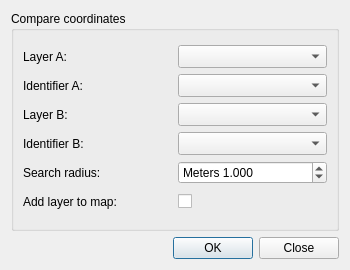
<?xml version="1.0" encoding="UTF-8"?>
<ui version="4.0">
 <class>CompareCoordsByLocation</class>
 <widget class="QDialog" name="CompareCoordsByLocation">
  <property name="geometry">
   <rect>
    <x>0</x>
    <y>0</y>
    <width>350</width>
    <height>270</height>
   </rect>
  </property>
  <property name="windowTitle">
   <string>Compare coordinates by location</string>
  </property>
  <layout class="QGridLayout" name="gridLayout_3">
   <item row="0" column="0">
    <widget class="QGroupBox" name="groupBox">
     <property name="title">
      <string>Compare coordinates </string>
     </property>
     <layout class="QGridLayout" name="gridLayout_2">
      <item row="0" column="0">
       <layout class="QGridLayout" name="gridLayout">
        <item row="0" column="1">
         <widget class="QComboBox" name="cbLayerA">
          <property name="minimumSize">
           <size>
            <width>0</width>
            <height>23</height>
           </size>
          </property>
         </widget>
        </item>
        <item row="0" column="0">
         <widget class="QLabel" name="label">
          <property name="minimumSize">
           <size>
            <width>0</width>
            <height>23</height>
           </size>
          </property>
          <property name="text">
           <string>Layer A: </string>
          </property>
         </widget>
        </item>
        <item row="1" column="0">
         <widget class="QLabel" name="label_2">
          <property name="text">
           <string>Identifier A:</string>
          </property>
         </widget>
        </item>
        <item row="1" column="1">
         <widget class="QComboBox" name="cbIdA">
          <property name="minimumSize">
           <size>
            <width>0</width>
            <height>23</height>
           </size>
          </property>
         </widget>
        </item>
        <item row="2" column="0">
         <widget class="QLabel" name="label_3">
          <property name="text">
           <string>Layer B:</string>
          </property>
         </widget>
        </item>
        <item row="2" column="1">
         <widget class="QComboBox" name="cbLayerB">
          <property name="minimumSize">
           <size>
            <width>0</width>
            <height>23</height>
           </size>
          </property>
         </widget>
        </item>
        <item row="3" column="0">
         <widget class="QLabel" name="label_4">
          <property name="text">
           <string>Identifier B: </string>
          </property>
         </widget>
        </item>
        <item row="3" column="1">
         <widget class="QComboBox" name="cbIdB">
          <property name="minimumSize">
           <size>
            <width>0</width>
            <height>23</height>
           </size>
          </property>
         </widget>
        </item>
        <item row="5" column="1">
         <widget class="QCheckBox" name="checkBoxAddLayerToMap">
          <property name="minimumSize">
           <size>
            <width>0</width>
            <height>23</height>
           </size>
          </property>
          <property name="text">
           <string/>
          </property>
         </widget>
        </item>
        <item row="5" column="0">
         <widget class="QLabel" name="label_5">
          <property name="text">
           <string>Add layer to map: </string>
          </property>
         </widget>
        </item>
        <item row="4" column="1">
         <widget class="QDoubleSpinBox" name="dsbSearchRadius">
          <property name="minimumSize">
           <size>
            <width>0</width>
            <height>23</height>
           </size>
          </property>
          <property name="prefix">
           <string>Meters </string>
          </property>
          <property name="suffix">
           <string/>
          </property>
          <property name="decimals">
           <number>3</number>
          </property>
          <property name="maximum">
           <double>10000.000000000000000</double>
          </property>
          <property name="value">
           <double>1.000000000000000</double>
          </property>
         </widget>
        </item>
        <item row="4" column="0">
         <widget class="QLabel" name="label_6">
          <property name="text">
           <string>Search radius:</string>
          </property>
         </widget>
        </item>
       </layout>
      </item>
     </layout>
    </widget>
   </item>
   <item row="1" column="0">
    <widget class="QDialogButtonBox" name="buttonBox">
     <property name="orientation">
      <enum>Qt::Horizontal</enum>
     </property>
     <property name="standardButtons">
      <set>QDialogButtonBox::Close|QDialogButtonBox::Ok</set>
     </property>
    </widget>
   </item>
  </layout>
 </widget>
 <resources/>
 <connections>
  <connection>
   <sender>buttonBox</sender>
   <signal>accepted()</signal>
   <receiver>CompareCoordsByLocation</receiver>
   <slot>accept()</slot>
   <hints>
    <hint type="sourcelabel">
     <x>248</x>
     <y>254</y>
    </hint>
    <hint type="destinationlabel">
     <x>157</x>
     <y>274</y>
    </hint>
   </hints>
  </connection>
  <connection>
   <sender>buttonBox</sender>
   <signal>rejected()</signal>
   <receiver>CompareCoordsByLocation</receiver>
   <slot>reject()</slot>
   <hints>
    <hint type="sourcelabel">
     <x>316</x>
     <y>260</y>
    </hint>
    <hint type="destinationlabel">
     <x>286</x>
     <y>274</y>
    </hint>
   </hints>
  </connection>
 </connections>
</ui>
